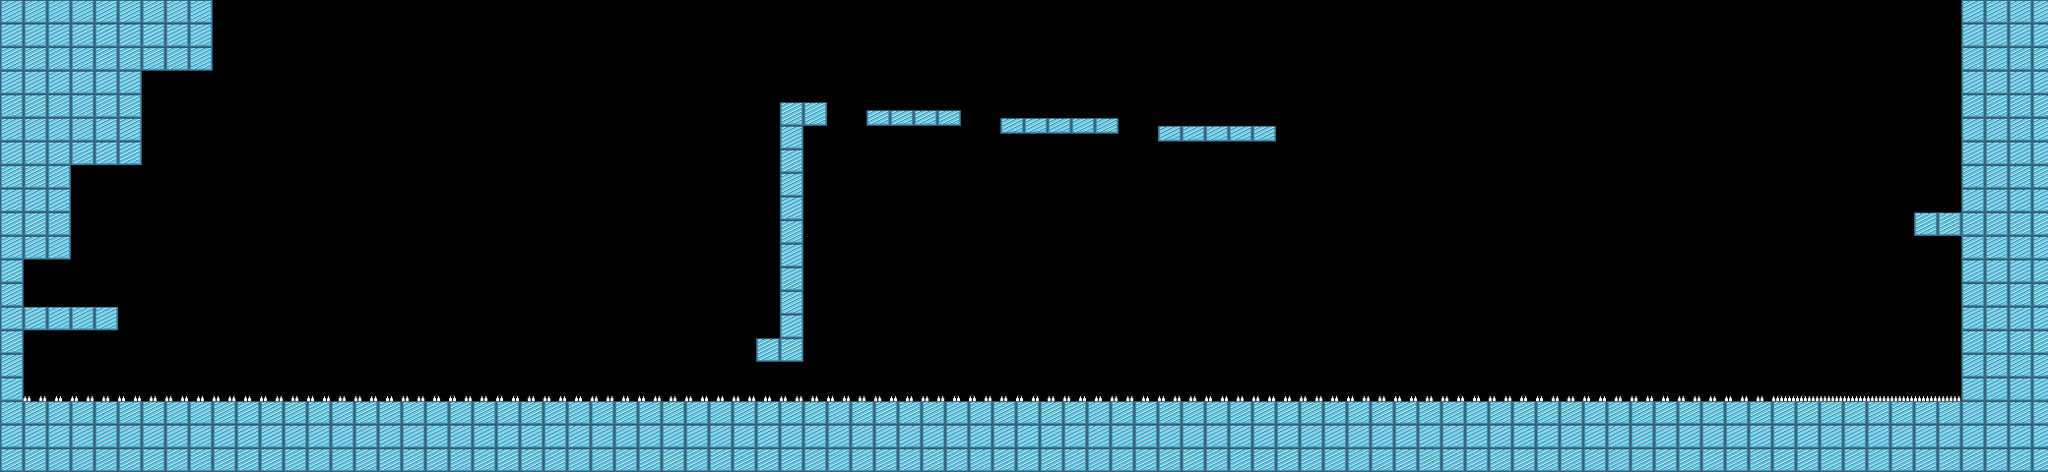

Tiled map render using the project's own tile images. Description and the map definition, with tile-layer contents summarised, below:
An orthogonal 260x60 tile map with 8x8 px tiles, 2 tile layers (地图, 背景) and 7 objects (3x mover_1, spawn, checkpoint, trigger_4, mover_4).

<map version="1.10" tiledversion="1.11.2" orientation="orthogonal" renderorder="right-down" width="260" height="60" tilewidth="8" tileheight="8" infinite="0" nextlayerid="5" nextobjectid="11">
 <editorsettings>
  <export target="../game/Level_1.lua" format="lua" />
 </editorsettings>
 <properties>
  <property name="mountPath" value="" />
  <property name="skyPath" value="assets/Background/Blue.jpg" />
  <property name="snowStyle" type="int" value="0" />
  <property name="tree1Path" value="" />
  <property name="tree2Path" value="" />
 </properties>
 <tileset firstgid="1" name="Pack_2" tilewidth="8" tileheight="8" tilecount="325" columns="25">
  <image source="../../assets/Texture/Pack_2.png" width="200" height="104" />
 </tileset>
 <layer id="1" name="地图" class="block" width="260" height="60">
  <data>[15600 cells, 1820 non-empty, 10 distinct tile ids]</data>
 </layer>
 <layer id="2" name="背景" width="260" height="60">
  <data>[15600 cells, 2092 non-empty, 9 distinct tile ids]</data>
 </layer>
 <objectgroup id="3" name="主要" class="key">
  <object id="1" name="spawn" type="spawn" x="44" y="296.5" width="7.25" height="14.5" />
  <object id="10" name="C1" type="checkpoint" x="793.667" y="82.6667" width="21.3333" height="21" />
 </objectgroup>
 <objectgroup id="4" name="非主要" class="normal">
  <object id="4" name="bounce(nor)" type="mover_1" x="90.5833" y="276.917" width="16" height="16">
   <properties>
    <property name="bounce" type="bool" value="true" />
    <property name="break" type="bool" value="false" />
    <property name="canClimb" type="bool" value="true" />
    <property name="getTime" type="int" value="120" />
    <property name="moveX" type="int" value="0" />
    <property name="moveY" type="int" value="0" />
    <property name="passive" type="bool" value="false" />
    <property name="reStar" type="bool" value="false" />
    <property name="reTime" type="int" value="0" />
    <property name="repeat" type="bool" value="false" />
    <property name="shake" type="bool" value="false" />
    <property name="textrue" type="int" value="190" />
    <property name="wait" type="int" value="0" />
   </properties>
  </object>
  <object id="6" name="triggerTo4" type="trigger_4" x="108.932" y="277.083" width="8" height="16" />
  <object id="7" name="move(tri)" type="mover_4" x="173.182" y="304.584" width="80" height="16">
   <properties>
    <property name="bounce" type="bool" value="false" />
    <property name="break" type="bool" value="false" />
    <property name="canClimb" type="bool" value="true" />
    <property name="getTime" type="int" value="75" />
    <property name="moveX" type="int" value="80" />
    <property name="moveY" type="int" value="0" />
    <property name="passive" type="bool" value="true" />
    <property name="reStar" type="bool" value="false" />
    <property name="reTime" type="int" value="0" />
    <property name="repeat" type="bool" value="false" />
    <property name="shake" type="bool" value="true" />
    <property name="textrue" type="int" value="190" />
    <property name="wait" type="int" value="75" />
   </properties>
  </object>
  <object id="8" name="bounce(nor)" type="mover_1" x="743.333" y="272.667" width="16" height="16">
   <properties>
    <property name="bounce" type="bool" value="true" />
    <property name="break" type="bool" value="false" />
    <property name="canClimb" type="bool" value="true" />
    <property name="getTime" type="int" value="120" />
    <property name="moveX" type="int" value="0" />
    <property name="moveY" type="int" value="0" />
    <property name="passive" type="bool" value="false" />
    <property name="reStar" type="bool" value="false" />
    <property name="reTime" type="int" value="0" />
    <property name="repeat" type="bool" value="false" />
    <property name="shake" type="bool" value="false" />
    <property name="textrue" type="int" value="190" />
    <property name="wait" type="int" value="0" />
   </properties>
  </object>
  <object id="9" name="bounce(nor)" type="mover_1" x="775.333" y="191.667" width="16" height="16">
   <properties>
    <property name="bounce" type="bool" value="true" />
    <property name="break" type="bool" value="false" />
    <property name="canClimb" type="bool" value="true" />
    <property name="getTime" type="int" value="120" />
    <property name="moveX" type="int" value="0" />
    <property name="moveY" type="int" value="0" />
    <property name="passive" type="bool" value="false" />
    <property name="reStar" type="bool" value="false" />
    <property name="reTime" type="int" value="0" />
    <property name="repeat" type="bool" value="false" />
    <property name="shake" type="bool" value="false" />
    <property name="textrue" type="int" value="190" />
    <property name="wait" type="int" value="0" />
   </properties>
  </object>
 </objectgroup>
</map>